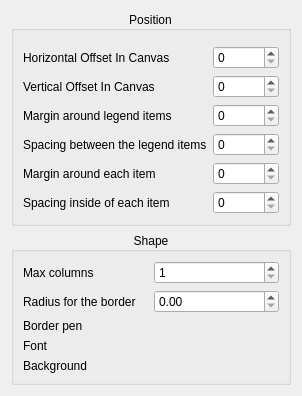
<?xml version="1.0" encoding="UTF-8"?>
<ui version="4.0">
 <class>DAChartLegendItemSettingWidget</class>
 <widget class="QWidget" name="DAChartLegendItemSettingWidget">
  <property name="geometry">
   <rect>
    <x>0</x>
    <y>0</y>
    <width>302</width>
    <height>370</height>
   </rect>
  </property>
  <property name="windowTitle">
   <string>Chart Legend Item Setting</string>
  </property>
  <layout class="QVBoxLayout" name="verticalLayout">
   <item>
    <widget class="QGroupBox" name="groupBox">
     <property name="sizePolicy">
      <sizepolicy hsizetype="Preferred" vsizetype="Maximum">
       <horstretch>0</horstretch>
       <verstretch>0</verstretch>
      </sizepolicy>
     </property>
     <property name="title">
      <string>Position</string>
     </property>
     <property name="alignment">
      <set>Qt::AlignCenter</set>
     </property>
     <property name="flat">
      <bool>true</bool>
     </property>
     <layout class="QVBoxLayout" name="verticalLayout_2">
      <item>
       <widget class="DA::DAAligmentPositionEditWidget" name="widgetPosition" native="true"/>
      </item>
      <item>
       <layout class="QGridLayout" name="gridLayout_3">
        <item row="0" column="0">
         <widget class="QLabel" name="label_2">
          <property name="text">
           <string>Horizontal Offset In Canvas</string>
          </property>
         </widget>
        </item>
        <item row="0" column="1">
         <widget class="QSpinBox" name="spinBoxHorizontalOffset">
          <property name="sizePolicy">
           <sizepolicy hsizetype="Expanding" vsizetype="Fixed">
            <horstretch>0</horstretch>
            <verstretch>0</verstretch>
           </sizepolicy>
          </property>
         </widget>
        </item>
        <item row="1" column="0">
         <widget class="QLabel" name="label">
          <property name="text">
           <string>Vertical Offset In Canvas</string>
          </property>
         </widget>
        </item>
        <item row="1" column="1">
         <widget class="QSpinBox" name="spinBoxVerticalOffset">
          <property name="sizePolicy">
           <sizepolicy hsizetype="Expanding" vsizetype="Fixed">
            <horstretch>0</horstretch>
            <verstretch>0</verstretch>
           </sizepolicy>
          </property>
         </widget>
        </item>
        <item row="2" column="0">
         <widget class="QLabel" name="label_4">
          <property name="text">
           <string>Margin around legend items</string>
          </property>
         </widget>
        </item>
        <item row="2" column="1">
         <widget class="QSpinBox" name="spinBoxMargin">
          <property name="sizePolicy">
           <sizepolicy hsizetype="Expanding" vsizetype="Fixed">
            <horstretch>0</horstretch>
            <verstretch>0</verstretch>
           </sizepolicy>
          </property>
         </widget>
        </item>
        <item row="3" column="0">
         <widget class="QLabel" name="label_5">
          <property name="text">
           <string>Spacing between the legend items</string>
          </property>
         </widget>
        </item>
        <item row="3" column="1">
         <widget class="QSpinBox" name="spinBoxSpacing">
          <property name="sizePolicy">
           <sizepolicy hsizetype="Expanding" vsizetype="Fixed">
            <horstretch>0</horstretch>
            <verstretch>0</verstretch>
           </sizepolicy>
          </property>
         </widget>
        </item>
        <item row="4" column="0">
         <widget class="QLabel" name="label_6">
          <property name="text">
           <string>Margin around each item</string>
          </property>
         </widget>
        </item>
        <item row="4" column="1">
         <widget class="QSpinBox" name="spinBoxItemMargin">
          <property name="sizePolicy">
           <sizepolicy hsizetype="Expanding" vsizetype="Fixed">
            <horstretch>0</horstretch>
            <verstretch>0</verstretch>
           </sizepolicy>
          </property>
         </widget>
        </item>
        <item row="5" column="0">
         <widget class="QLabel" name="label_7">
          <property name="text">
           <string>Spacing inside of each item</string>
          </property>
         </widget>
        </item>
        <item row="5" column="1">
         <widget class="QSpinBox" name="spinBoxItemSpacing">
          <property name="sizePolicy">
           <sizepolicy hsizetype="Expanding" vsizetype="Fixed">
            <horstretch>0</horstretch>
            <verstretch>0</verstretch>
           </sizepolicy>
          </property>
         </widget>
        </item>
       </layout>
      </item>
     </layout>
    </widget>
   </item>
   <item>
    <widget class="QGroupBox" name="groupBox_2">
     <property name="title">
      <string>Shape</string>
     </property>
     <property name="alignment">
      <set>Qt::AlignCenter</set>
     </property>
     <property name="flat">
      <bool>true</bool>
     </property>
     <layout class="QGridLayout" name="gridLayout">
      <item row="0" column="0">
       <widget class="QLabel" name="label_3">
        <property name="text">
         <string>Max columns</string>
        </property>
       </widget>
      </item>
      <item row="1" column="1">
       <widget class="QDoubleSpinBox" name="doubleSpinBoxRadius">
        <property name="maximum">
         <double>999.000000000000000</double>
        </property>
       </widget>
      </item>
      <item row="3" column="1">
       <widget class="DA::DAFontEditPannelWidget" name="widgetFont" native="true"/>
      </item>
      <item row="1" column="0">
       <widget class="QLabel" name="label_9">
        <property name="text">
         <string>Radius for the border</string>
        </property>
       </widget>
      </item>
      <item row="3" column="0">
       <widget class="QLabel" name="label_8">
        <property name="text">
         <string>Font</string>
        </property>
        <property name="alignment">
         <set>Qt::AlignLeading|Qt::AlignLeft|Qt::AlignTop</set>
        </property>
       </widget>
      </item>
      <item row="2" column="1">
       <widget class="DA::DAPenEditWidget" name="widgetBorderPen" native="true"/>
      </item>
      <item row="0" column="1">
       <widget class="QSpinBox" name="spinBoxMaxColumns">
        <property name="minimum">
         <number>1</number>
        </property>
       </widget>
      </item>
      <item row="2" column="0">
       <widget class="QLabel" name="label_10">
        <property name="text">
         <string>Border pen</string>
        </property>
       </widget>
      </item>
      <item row="4" column="0">
       <widget class="QLabel" name="label_11">
        <property name="text">
         <string>Background</string>
        </property>
       </widget>
      </item>
      <item row="4" column="1">
       <widget class="DA::DABrushEditWidget" name="widgetBKBrush" native="true"/>
      </item>
     </layout>
    </widget>
   </item>
   <item>
    <spacer name="verticalSpacer">
     <property name="orientation">
      <enum>Qt::Vertical</enum>
     </property>
     <property name="sizeHint" stdset="0">
      <size>
       <width>20</width>
       <height>40</height>
      </size>
     </property>
    </spacer>
   </item>
  </layout>
 </widget>
 <customwidgets>
  <customwidget>
   <class>DA::DAPenEditWidget</class>
   <extends>QWidget</extends>
   <header>DAPenEditWidget.h</header>
   <container>1</container>
  </customwidget>
  <customwidget>
   <class>DA::DAFontEditPannelWidget</class>
   <extends>QWidget</extends>
   <header>DAFontEditPannelWidget.h</header>
   <container>1</container>
  </customwidget>
  <customwidget>
   <class>DA::DABrushEditWidget</class>
   <extends>QWidget</extends>
   <header>DABrushEditWidget.h</header>
   <container>1</container>
  </customwidget>
  <customwidget>
   <class>DA::DAAligmentPositionEditWidget</class>
   <extends>QWidget</extends>
   <header>DAAligmentPositionEditWidget.h</header>
   <container>1</container>
  </customwidget>
 </customwidgets>
 <resources/>
 <connections/>
</ui>
